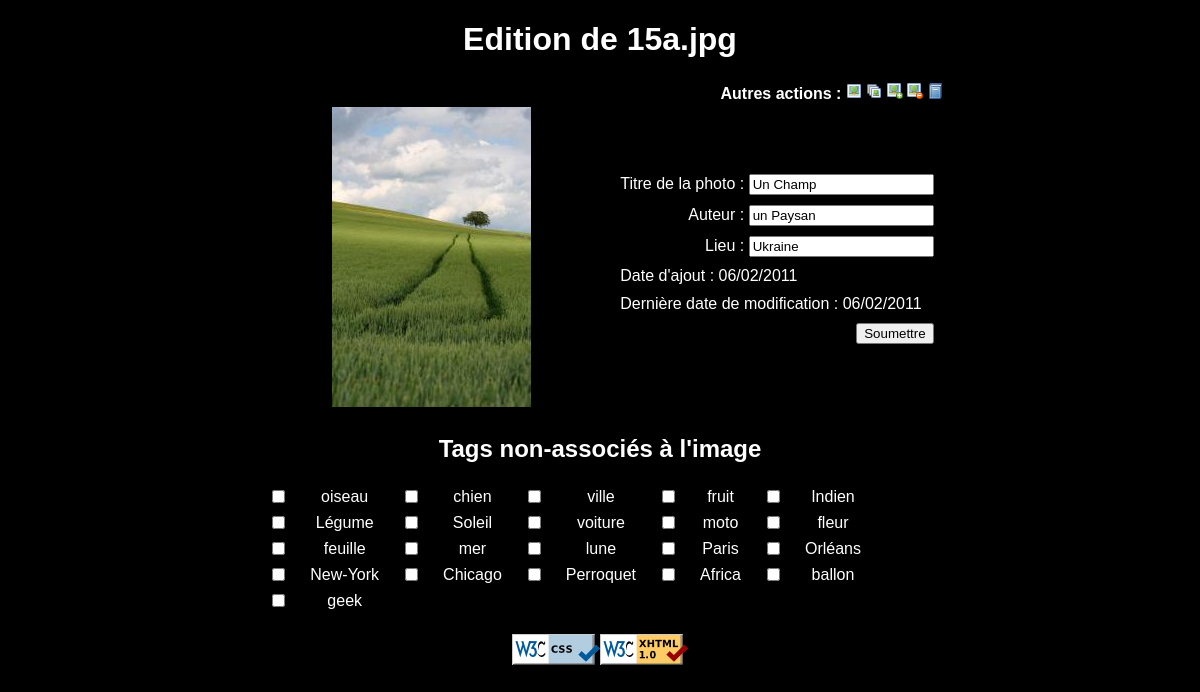
Screenshot of /edit.php?id=16 with the database file from the repository.
### tables this page shows
CREATE TABLE IF NOT EXISTS `gd_photos` (
  `id` int(11) NOT NULL AUTO_INCREMENT,
  `chemin_photo` text NOT NULL,
  `chemin_thumbnail` text NOT NULL,
  `nom` text NOT NULL,
  `titre_photo` varchar(100) NOT NULL,
  `auteur` varchar(50) NOT NULL,
  `lieu` varchar(100) NOT NULL,
  `date_up` date NOT NULL,
  `date_modify` date NOT NULL,
  `ip_add` varchar(15) NOT NULL,
  `ip_modify` varchar(15) NOT NULL,
  PRIMARY KEY (`id`)
);

### Date.class.php (called while the page is built, shortened)
<?php
Class Date {
	public static function DateSQLToFrench($date){
		$date=explode("-",$date);
		$date_s=$date[2]."/".$date[1]."/".$date[0];
		return $date_s;
	}
}
?>

### edit.php (the view, shortened to what this page needs)
<?php
	require_once('Date.class.php');
	if(isset($_GET['id'])){$id = $_GET['id'];} else{if(isset($_POST['id'])){$id = $_POST['id'];} else{$id = "";}}
	if(isset($_POST['Soumettre'])){$Soumettre = $_POST['Soumettre'];} else{$Soumettre = "";}
	$Err=false;
	if($id != ""){
		$sql="SELECT t1.id, t1.tag FROM gd_tags AS t1 WHERE t1.id NOT IN (SELECT tags.id FROM gd_tags AS tags, gd_photos AS photos, gd_liensphta AS liens WHERE photos.id = liens.id_ph AND tags.id = liens.id_ta AND photos.id='".mysql_escape_string($id)."')";
			$result = mysql_query($sql);
		if (!$result){
			die('Requete invalide : ' . mysql_error());
		}
		else {
			if(mysql_num_rows($result) > 0){
				while ($row =mysql_fetch_assoc($result)){
			        $tableau_tags[$row['id']]=$row['tag'];
				}
			}
		}
	}
	if(($id != "") && ($Soumettre == "")){
		$infos_photo=array();
		$Erreurs=array();
		$sql = "SELECT * FROM gd_photos WHERE id='".mysql_escape_string($id)."';";
		$result = mysql_query($sql);
		if (!$result){
			die('Requete invalide : ' . mysql_error());
		}
		else {
			if(mysql_num_rows($result) > 0){
				$infos_photo=mysql_fetch_assoc($result);
			}
			else {
				$Erreurs[]="Aucune image ne correspondant à cet ID.";
				$Err=true;
			}
		}
		if($Err == false){
			$titre_photo = $infos_photo['titre_photo'];
			$chemin_thumbnail = "thumbnails/".$infos_photo['chemin_thumbnail'];
			$nom = $infos_photo['nom'];
			$auteur = $infos_photo['auteur'];
			$lieu = $infos_photo['lieu'];
			$date_up = $infos_photo['date_up'];
			$date_modify = $infos_photo['date_modify'];
		}
	}
	else{
		header("Location: index.php");
	}
?>
<!DOCTYPE html PUBLIC "-//W3C//DTD XHTML 1.0 Strict//EN" "http://www.w3.org/TR/xhtml1/DTD/xhtml1-strict.dtd">
<html xmlns="http://www.w3.org/1999/xhtml" lang="fr" xml:lang="fr">
<head>
<link rel="stylesheet" href="style.css" type="text/css"></link>
</head>
<body>
	<h1>Edition <?php if($nom == ""){echo "d'une photo";} else{echo "de ".$nom;} ?></h1>
	<form method="post" action="<?php echo $_SERVER['PHP_SELF']; ?>" enctype="multipart/form-data">
	<table class="edit">
	<tr>
		<td colspan="2" class="menu_table"><span class="titre">Autres actions : </span>
		<?php echo "<a href=\"picture.php?picture=view_$id\"><img src=\"pictures/picture.png\" alt=\"Voir l'image\"  title=\"Voir la photo\" /></a>
			<a href=\"index.php\"><img src=\"pictures/pictures.png\" alt=\"Index\" title=\"Retour à l'index\" /></a>
			<a href=\"upload.php\"><img src=\"pictures/picture_add.png\" alt=\"Upload\" title=\"Ajouter une autre photo\" /></a>
			<a href=\"picture.php?picture=dele_$id\" ><img src=\"pictures/picture_delete.png\" alt=\"Suppression Photo\" title=\"Supprimer la photo\" /></a>
			<a href=\"tags.php\"><img src=\"pictures/book.png\" alt=\"Gestion tags\" title=\"Gestion des tags\" /></a>
			";
		?>
		</td>
	</tr>
	<tr>
		<td class="photo_edit"><img src="<?php echo $chemin_thumbnail; ?>" alt="<?php echo $nom; ?>" /></td>
		<td class="form_edit">
				<p class="menu_table">Titre de la photo : <input type="text" name="titre_photo" maxlength="100" value="<?php echo $titre_photo; ?>" /></p>
				<p class="menu_table">Auteur : <input type="text" name="nom_auteur" maxlength="50" value="<?php echo $auteur; ?>" /></p>
				<p class="menu_table">Lieu : <input type="text" name="lieu" maxlength="100" value="<?php echo $lieu; ?>" /></p>
				<p>Date d'ajout : <?php echo Date::DateSQLToFrench($date_up); ?><input type="hidden" name="date_up" value="<?php echo $date_up; ?>" /></p>
				<p>Derni&egrave;re date de modification : <?php echo Date::DateSQLToFrench($date_modify); ?></p>
				<p class="menu_table"><input type="submit" value="Soumettre" name="Soumettre" /></p>
		</td>
	</tr>
	<tr>
		<td colspan="2">
			<?php
				if($Err == false){
					if(count($tableau_tags)>0){
						echo "<h2 class=\"mil\">Tags non-associ&eacute;s &agrave; l'image</h2>";
						echo "<table><tr>";
						$i=1;
						foreach($tableau_tags as $key => $value){
							if($i<=5){
								echo "<td class=\"tags\"><input type=\"checkbox\" name=\"$key\" /></td><td class=\"tags\">$value</td>";
								$i++; }
							else{
								$i=1;
								echo "</tr><tr class=\"tags\"><td class=\"tags\"><input type=\"checkbox\" name=\"$key\" /></td><td class=\"tags\">$value</td>";
								$i++;
							 }
						}
						echo "</tr></table>";
					}
					else {
						echo"<h2 class=\"mil\">Pas de tags non-associ&eacute;s à cette photo.</h2>";
					}
				}
			?>
		</td>
	</tr>
	</table>
	</form>
		<?php require_once('footer.php'); ?>
</body>
</html>

### style.css (style rules this page uses)
body { font-family:arial, verdana, sans-serif; background-color:black; color:#FFFFFF; }
img { border:0px; }
h1, h2.mil { text-align:center; }
.titre { font-weight:bold; }
.menu_table { text-align:right; }
td.form_edit p { margin:10px; }
td.photo_edit { width:350px; max-width:500px; vertical-align:middle; text-align:center; }
table.edit { margin:auto; }
tr.tags { border:0px; }
td.tags { text-align:center; border:0px; padding:2px 10px 2px 10px; }

### rows the page displays
gd_photos: nom "15a.jpg", chemin_thumbnail+nom (picture), titre_photo "Un Champ", nom_auteur "un Paysan", lieu "Ukraine", date_up "06/02/2011", date_modify "06/02/2011"

### other values shown
$value "oiseau"
$value "chien"
$value "ville"
$value "fruit"
$value "Indien"
$value "Légume"
$value "Soleil"
$value "voiture"
$value "moto"
$value "fleur"
$value "feuille"
$value "mer"
$value "lune"
$value "Paris"
$value "Orléans"
